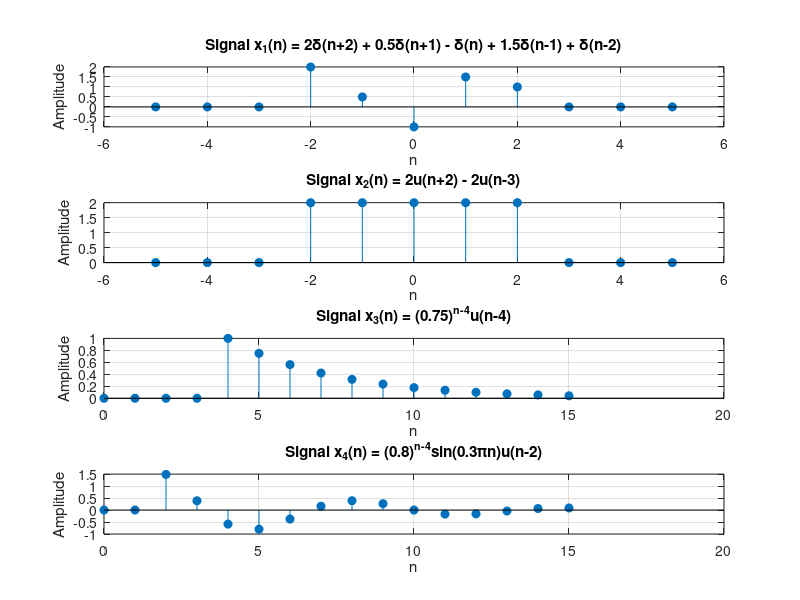

MATLAB code to generate this figure: (Note: this script raises an error after producing the figure.)
% Define the ranges for each signal
n1 = -5:5;                % Time index from -5 to 5 for signal x1
n2 = -5:5;                % Time index from -5 to 5 for signal x2
n3 = 0:15;                % Time index from 0 to 15 for signal x3
n4 = 0:15;                % Time index from 0 to 15 for signal x4

% Signal 1
x1 = 2.*(n1==-2) + 0.5.*(n1==-1) - (n1==0) + 1.5.*(n1==1) + (n1==2);

% Signal 2
x2 = 2.*(n2>=-2) - 2.*(n2>=3);

% Signal 3
x3 = 0.75.^(n3-4) .* (n3>=4);

% Signal 4
x4 = 0.8.^(n4-4) .* sin(0.3*pi*n4) .* (n4>=2);

% Subplot 1
subplot(411), stem(n1, x1, "filled");
title('Signal x_1(n) = 2\delta(n+2) + 0.5\delta(n+1) - \delta(n) + 1.5\delta(n-1) + \delta(n-2)');
xlabel('n');
ylabel('Amplitude');
grid on;

% Subplot 2
subplot(412), stem(n2, x2, "filled");
title('Signal x_2(n) = 2u(n+2) - 2u(n-3)');
xlabel('n');
ylabel('Amplitude');
grid on;

% Subplot 3
subplot(413), stem(n3, x3, "filled");
title('Signal x_3(n) = (0.75)^{n-4}u(n-4)');
xlabel('n');
ylabel('Amplitude');
grid on;

% Subplot 4
subplot(414), stem(n4, x4, "filled");
title('Signal x_4(n) = (0.8)^{n-4}sin(0.3\pin)u(n-2)');
xlabel('n');
ylabel('Amplitude');
grid on;

% Main title for the entire figure
sgtitle('Discrete-Time Signal Representations');